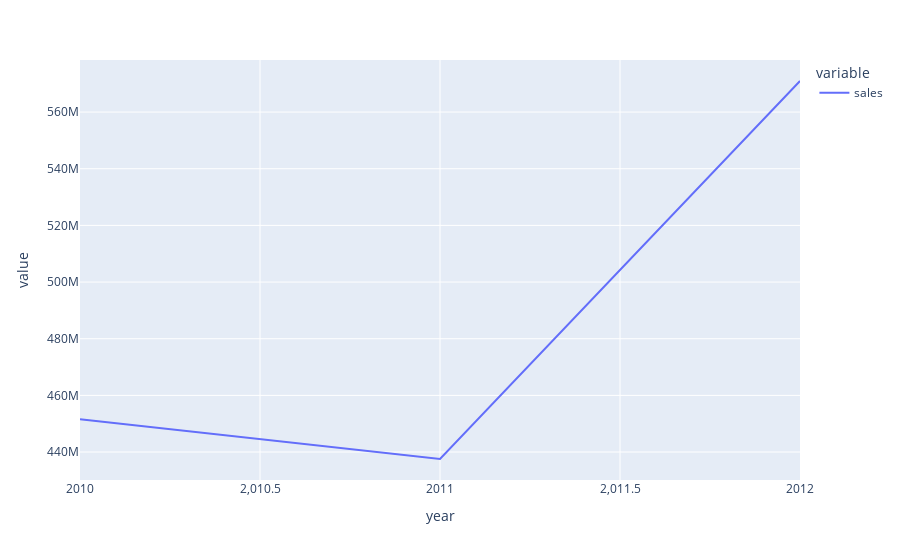

The notebook cell saved with this chart:
### Code cell
# 看每年销量的变化（额外）
new_total_df = new_total.groupby('year').sum()
fig6 = new_total_df.plot()
fig6.show()
new_total_df

### Figure 1 — Plotly figure (JSON) as saved in the notebook; plotly's stock layout.template omitted (floating-point values rounded to 4 significant figures)
{"data": [{"hovertemplate": "variable=sales<br>year=%{x}<br>value=%{y}<extra></extra>", "legendgroup": "sales", "line": {"color": "#636efa", "dash": "solid"}, "mode": "lines", "name": "sales", "orientation": "v", "showlegend": true, "type": "scatter", "x": [2010, 2011, 2012], "xaxis": "x", "y": [451582950, 437544861, 570961828], "yaxis": "y"}], "layout": {"legend": {"title": {"text": "variable"}, "tracegroupgap": 0}, "margin": {"t": 60}, "xaxis": {"anchor": "y", "domain": [0, 1], "title": {"text": "year"}}, "yaxis": {"anchor": "x", "domain": [0, 1], "title": {"text": "value"}}}}
